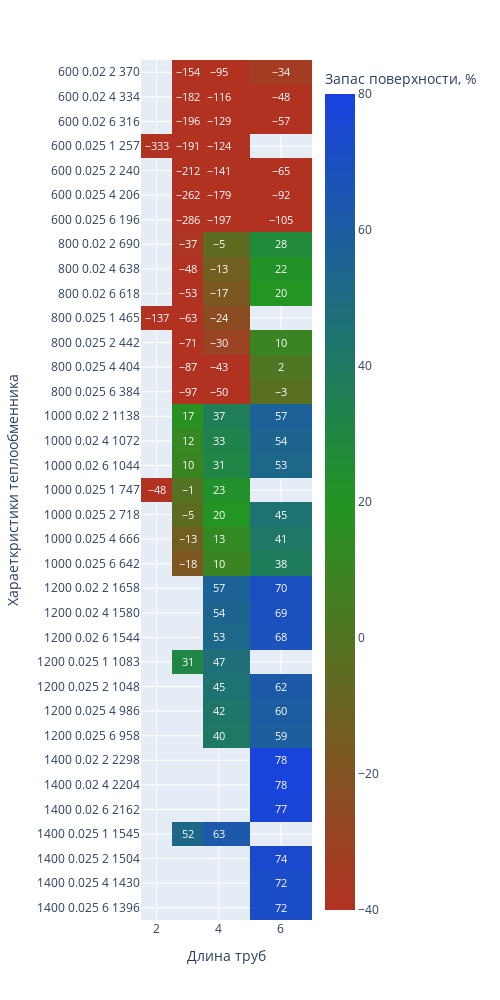

Notebook source saved alongside this figure:
### Markdown cell above
В испарителе испаряется жидкость из нижней части колонны (мольный состав паров аналогичен составу кубового остатка). В коржухотрубчатых испарителях в трубном пространстве кипит жидкость, а в межтрубном пространстве может быть жидкий, газообразный, парообразный, парогазовый или парожидкостной теплоноситель. Согласно ГОСТ 15119-79 эти теплообменники могут быть только ВЕРТИКАЛЬНЫМИ и ОДНОХОДОВЫМИ с трубками диаметром 25х2 мм.

### Code cell
evaporator_table = pd.read_excel('tables/Параметры кожухотрубчатых испарителей и конденсаторов по ГОСТ15119-79 и ГОСТ 5121-79.xlsx',
                   header=[2])

exclude_list = ['d труб, мм']
evaporator_table[exclude_list] = evaporator_table[exclude_list].apply(eq.get_diameter)
heaters = eq.calculate_equipment(
        evaporator_table,
        aqua_vapor_saturation_by_pressure,
        aqua_liquid_saturation,
        aqua_vapor_saturation,
        balance,
        properties,
        FEED_TEMPERATURE,
        thermal_balance,
        Ropt,
        EQ_NAME = 'испаритель',
        AQ_PRESSURE = 3)

fig = px.imshow(
    round(heaters),
    labels=dict(x="Длина труб", y="Хараеткристики теплообменника", color="Запас поверхности, %"),
    range_color=[-40,80],
    color_continuous_scale=["rgb(178, 50, 34)", "rgb(34, 149, 34)", "rgb(25, 65, 225)"],
    x=heaters.columns,
    y=heaters.index,
    text_auto=True, aspect="auto",
    width=500,
    height=1000
            )
fig.show()

### Figure 1 — Plotly figure (JSON) as saved in the notebook; plotly's stock layout.template omitted (floating-point values rounded to 4 significant figures; data arrays with more than 128 entries replaced by an {"elided": "..."} marker saying what was removed)
{"data": [{"coloraxis": "coloraxis", "hovertemplate": "Длина труб: %{x}<br>Хараеткристики теплообменника: %{y}<br>Запас поверхности, %: %{z}<extra></extra>", "name": "0", "texttemplate": "%{z}", "type": "heatmap", "x": [2, 3, 4, 6], "xaxis": "x", "y": ["600 0.02 2 370", "600 0.02 4 334", "600 0.02 6 316", "600 0.025 1 257", "600 0.025 2 240", "600 0.025 4 206", "600 0.025 6 196", "800 0.02 2 690", "800 0.02 4 638", "800 0.02 6 618", "800 0.025 1 465", "800 0.025 2 442", "800 0.025 4 404", "800 0.025 6 384", "1000 0.02 2 1138", "1000 0.02 4 1072", "1000 0.02 6 1044", "1000 0.025 1 747", "1000 0.025 2 718", "1000 0.025 4 666", "1000 0.025 6 642", "1200 0.02 2 1658", "1200 0.02 4 1580", "1200 0.02 6 1544", "1200 0.025 1 1083", "1200 0.025 2 1048", "1200 0.025 4 986", "1200 0.025 6 958", "1400 0.02 2 2298", "1400 0.02 4 2204", "1400 0.02 6 2162", "1400 0.025 1 1545", "1400 0.025 2 1504", "1400 0.025 4 1430", "1400 0.025 6 1396"], "yaxis": "y", "z": {"elided": "35x4 int values"}}], "layout": {"coloraxis": {"cmax": 80, "cmin": -40, "colorbar": {"title": {"text": "Запас поверхности, %"}}, "colorscale": [[0, "rgb(178, 50, 34)"], [0.5, "rgb(34, 149, 34)"], [1, "rgb(25, 65, 225)"]]}, "height": 1000, "margin": {"t": 60}, "width": 500, "xaxis": {"anchor": "y", "domain": [0, 1], "title": {"text": "Длина труб"}}, "yaxis": {"anchor": "x", "autorange": "reversed", "domain": [0, 1], "title": {"text": "Хараеткристики теплообменника"}}}}
